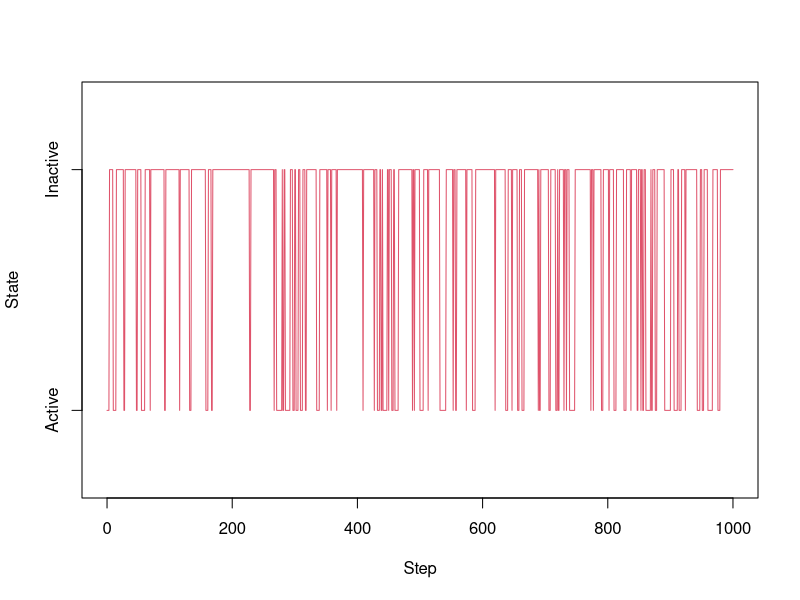
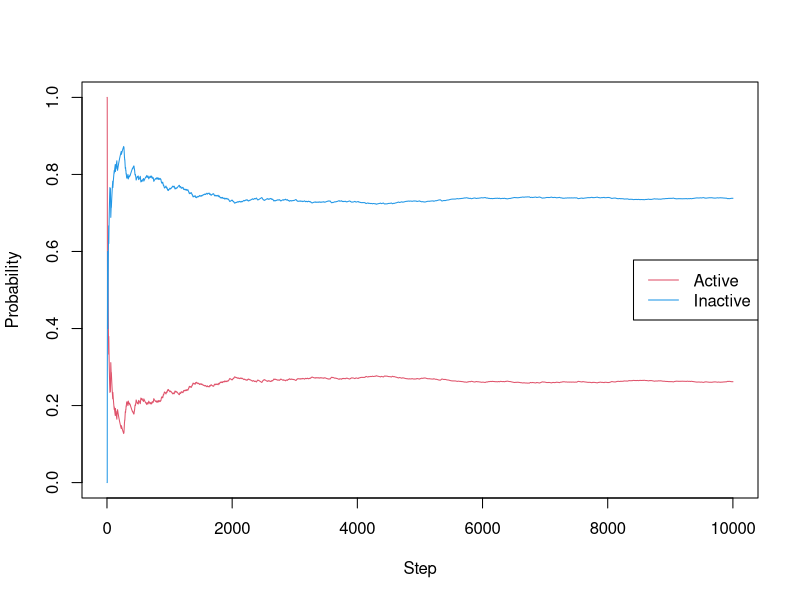
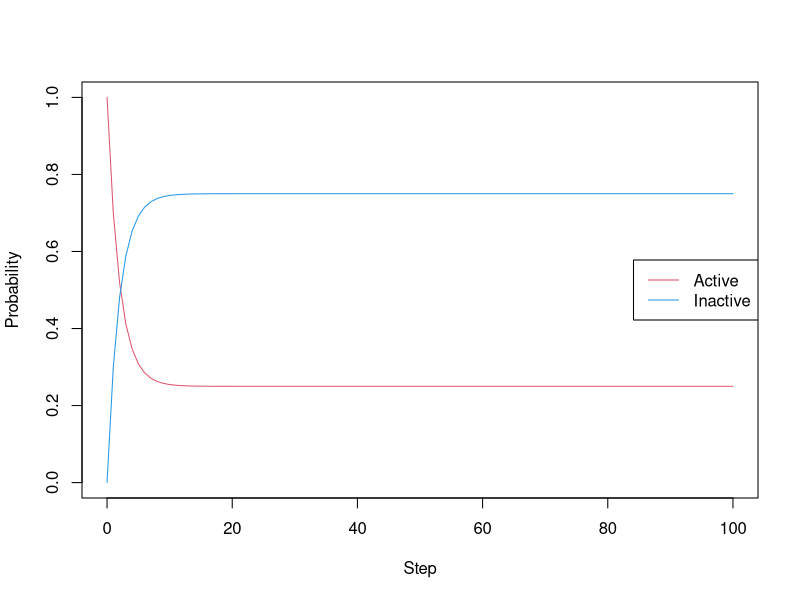
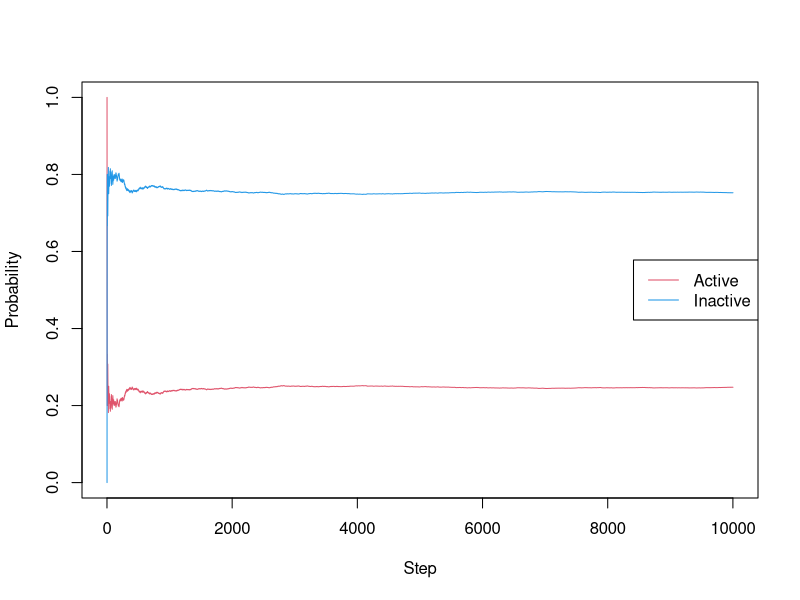
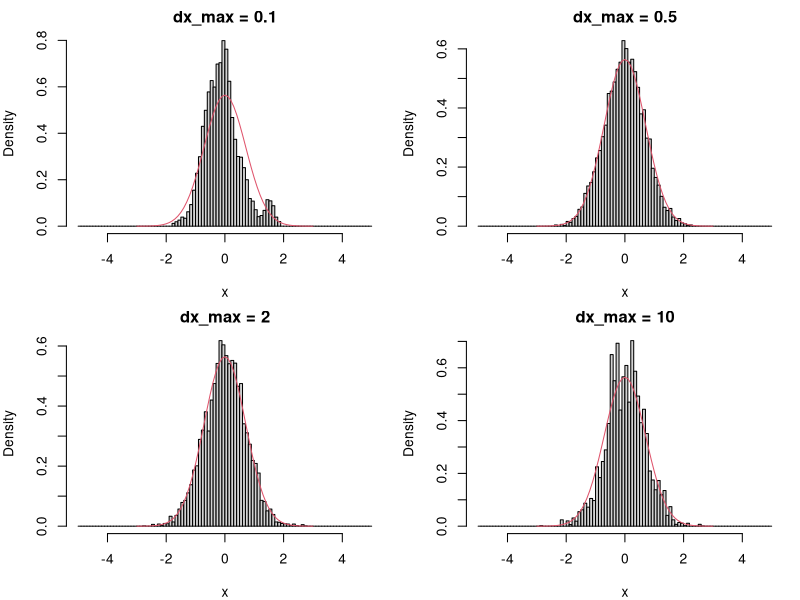
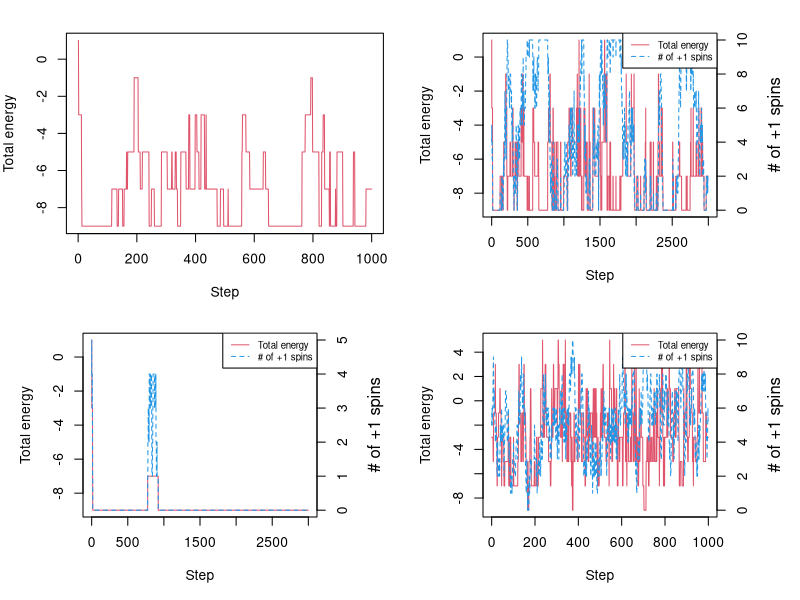

Write R code to recreate these figures, in order.
## ---- chunk 1
# simulate the promoter Markov chain; states 1 = active, 2 = inactive
markov_gene <- function(x0, nstep) {
  transit <- matrix(c(0.7, 0.3, 0.1, 0.9), nrow = 2, byrow = TRUE)  # rows sum to 1
  x <- numeric(nstep + 1); x[1] <- x0
  for (i in 1:nstep) {
    x[i + 1] <- if (runif(1) < transit[x[i], 1]) 1 else 2
  }
  x
}

set.seed(1)
nstep <- 10^4
results_gene <- markov_gene(x0 = 1, nstep = nstep)
plot(0:1000, results_gene[1:1001], type = "l", col = 2, xlab = "Step", ylab = "State",
     yaxt = "n", ylim = c(0.7, 2.3))
axis(side = 2, at = c(1, 2), labels = c("Active", "Inactive"))
## ---- chunk 2
# running fraction of time spent in each state
p_active   <- cumsum(results_gene == 1) / seq_along(results_gene)
p_inactive <- cumsum(results_gene == 2) / seq_along(results_gene)
plot(seq_along(results_gene), p_active, type = "l", col = 2, xlab = "Step",
     ylab = "Probability", ylim = c(0, 1))
lines(seq_along(results_gene), p_inactive, col = 4)
legend("right", c("Active", "Inactive"), col = c(2, 4), lty = 1)
c(tail(p_active, 1), tail(p_inactive, 1))
## ---- chunk 3
# propagate the probability distribution instead of a single trajectory
markov_gene_prob <- function(p0, nstep) {
  transit <- matrix(c(0.7, 0.3, 0.1, 0.9), nrow = 2, byrow = TRUE)
  p <- matrix(0, nrow = nstep + 1, ncol = 2); p[1, ] <- p0
  for (i in 1:nstep) p[i + 1, ] <- p[i, ] %*% transit
  p
}

nstep <- 100
prob_gene <- markov_gene_prob(p0 = c(1, 0), nstep = nstep)
p_ss <- prob_gene[nstep + 1, ]
plot(0:nstep, prob_gene[, 1], type = "l", col = 2, xlab = "Step",
     ylab = "Probability", ylim = c(0, 1))
lines(0:nstep, prob_gene[, 2], col = 4)
legend("right", c("Active", "Inactive"), col = c(2, 4), lty = 1)
p_ss
## ---- chunk 4
# sample the promoter states by Metropolis-Hastings using only p_ss as the target
metropolis_gene <- function(x0, p_ss, nstep) {
  x <- numeric(nstep + 1); x[1] <- x0
  for (i in 1:nstep) {
    xnew <- 3 - x[i]                         # propose the other state (1 <-> 2)
    a <- min(1, p_ss[xnew] / p_ss[x[i]])     # acceptance probability
    x[i + 1] <- if (runif(1) < a) xnew else x[i]
  }
  x
}

set.seed(1)
nstep <- 10^4
results_gene2 <- metropolis_gene(x0 = 1, p_ss = p_ss, nstep = nstep)
p_active2   <- cumsum(results_gene2 == 1) / seq_along(results_gene2)
p_inactive2 <- cumsum(results_gene2 == 2) / seq_along(results_gene2)
plot(seq_along(results_gene2), p_active2, type = "l", col = 2, xlab = "Step",
     ylab = "Probability", ylim = c(0, 1))
lines(seq_along(results_gene2), p_inactive2, col = 4)
legend("right", c("Active", "Inactive"), col = c(2, 4), lty = 1)
## ---- chunk 5
# recover the empirical transition matrix from each trajectory
cal_transit <- function(x_all) {
  n <- length(unique(x_all))
  transit <- matrix(0, n, n)
  for (i in seq_len(length(x_all) - 1)) transit[x_all[i], x_all[i + 1]] <-
      transit[x_all[i], x_all[i + 1]] + 1
  transit / rowSums(transit)
}
cal_transit(results_gene)    # the original Markov chain
cal_transit(results_gene2)   # the Metropolis sampler
## ---- chunk 6
#| fig-width: 8
#| fig-height: 6
#| out-width: "92%"
#| rmar: false
# Metropolis sampling of a Gaussian, with a tunable proposal step size
metropolis_exp <- function(nstep, dx_max) {
  x <- numeric(nstep + 1); num_accept <- 0
  for (i in 1:nstep) {
    xnew <- x[i] + runif(1, -dx_max, dx_max)
    a <- min(1, exp(-xnew^2 + x[i]^2))
    if (runif(1) < a) { x[i + 1] <- xnew; num_accept <- num_accept + 1 }
    else x[i + 1] <- x[i]
  }
  cat("dx_max =", dx_max, " acceptance rate =", num_accept / nstep, "\n")
  x
}

set.seed(1)
nstep <- 10^4
x_curve <- seq(-3, 3, by = 0.1); breaks <- seq(-5, 5, by = 0.1)
par(mfrow = c(2, 2), mar = c(4, 4, 2, 1))
for (dx_max in c(0.1, 0.5, 2.0, 10.0)) {
  res <- metropolis_exp(nstep, dx_max)
  hist(res, freq = FALSE, breaks = breaks, main = paste("dx_max =", dx_max), xlab = "x")
  lines(x_curve, dnorm(x_curve, 0, sqrt(0.5)), col = 2)
}
## ---- chunk 7
# total energy of a spin configuration (open boundary)
e_ising <- function(J, x) {
  x_shift <- c(x[-1], 0)
  -sum(x * x_shift) * J
}

# Metropolis sampling of the Ising model at temperature temp
metropolis_ising_1st <- function(nstep, n, J, temp) {
  x <- matrix(0, nstep + 1, n); e <- numeric(nstep + 1)
  x[1, ] <- sample(c(-1, 1), n, replace = TRUE)     # random initial spins
  e[1] <- e_ising(J, x[1, ])
  num_accept <- 0
  for (i in 1:nstep) {
    k <- sample(n, 1)                               # pick a spin to flip
    xnew <- x[i, ]; xnew[k] <- -xnew[k]
    enew <- e_ising(J, xnew)
    a <- min(1, exp(-(enew - e[i]) / temp))
    if (runif(1) < a) { x[i + 1, ] <- xnew; e[i + 1] <- enew; num_accept <- num_accept + 1 }
    else { x[i + 1, ] <- x[i, ]; e[i + 1] <- e[i] }
  }
  cat("acceptance rate =", num_accept / nstep, "\n")
  list(x = x, e = e)
}

set.seed(1)
nstep <- 10^3
res_ising <- metropolis_ising_1st(nstep, n = 10, J = 1, temp = 1)
plot(0:nstep, res_ising$e, type = "l", col = 2, xlab = "Step", ylab = "Total energy")
## ---- chunk 8
# energy change from flipping spin i, using only the affected terms
de_ising <- function(J, x, n, i) {
  if (i == 1) 2 * J * x[1] * x[2]
  else if (i == n) 2 * J * x[n - 1] * x[n]
  else 2 * J * x[i] * (x[i - 1] + x[i + 1])
}

# check dE against the full recomputation
set.seed(1)
n <- 10; J <- 1
x <- sample(c(-1, 1), n, replace = TRUE); e0 <- e_ising(J, x)
for (i in 1:n) {
  x1 <- x; x1[i] <- -x1[i]
  cat(i, e_ising(J, x1) - e0, de_ising(J, x, n, i), "\n")
}
## ---- chunk 9
# improved Ising sampler: incremental energy, skip exp when dE < 0
metropolis_ising <- function(nstep, n, J, temp) {
  x <- matrix(0, nstep + 1, n); e <- numeric(nstep + 1)
  x[1, ] <- sample(c(-1, 1), n, replace = TRUE)
  e[1] <- e_ising(J, x[1, ]); num_accept <- 0
  for (i in 1:nstep) {
    k <- sample(n, 1)
    de <- de_ising(J, x[i, ], n, k)
    if (de < 0 || runif(1) < exp(-de / temp)) {
      x[i + 1, ] <- x[i, ]; x[i + 1, k] <- -x[i + 1, k]
      e[i + 1] <- e[i] + de; num_accept <- num_accept + 1
    } else { x[i + 1, ] <- x[i, ]; e[i + 1] <- e[i] }
  }
  cat("acceptance rate =", num_accept / nstep, "\n")
  list(x = x, e = e)
}

# plot the energy and the number of up-spins on twin axes
plot_ising <- function(res, nstep) {
  num_1 <- rowSums(res$x == 1)
  par(mar = c(5, 5, 2, 5))
  plot(0:nstep, res$e, type = "l", col = 2, xlab = "Step", ylab = "Total energy")
  par(new = TRUE)
  plot(0:nstep, num_1, type = "l", col = 4, lty = 2, axes = FALSE, xlab = "", ylab = "")
  axis(side = 4); mtext("# of +1 spins", side = 4, line = 3)
  legend("topright", c("Total energy", "# of +1 spins"), col = c(2, 4), lty = c(1, 2), cex = 0.7)
}

set.seed(1)
nstep <- 3 * 10^3
res_ising <- metropolis_ising(nstep, n = 10, J = 1, temp = 1)
cat("mean energy:", mean(res_ising$e), "\n")
plot_ising(res_ising, nstep)
## ---- chunk 10
set.seed(1)
res_low <- metropolis_ising(3 * 10^3, n = 10, J = 1, temp = 0.3)
cat("mean energy:", mean(res_low$e), "\n")
plot_ising(res_low, 3 * 10^3)
## ---- chunk 11
set.seed(2)
res_high <- metropolis_ising(10^3, n = 10, J = 1, temp = 3)
cat("mean energy:", mean(res_high$e), "\n")
plot_ising(res_high, 10^3)
